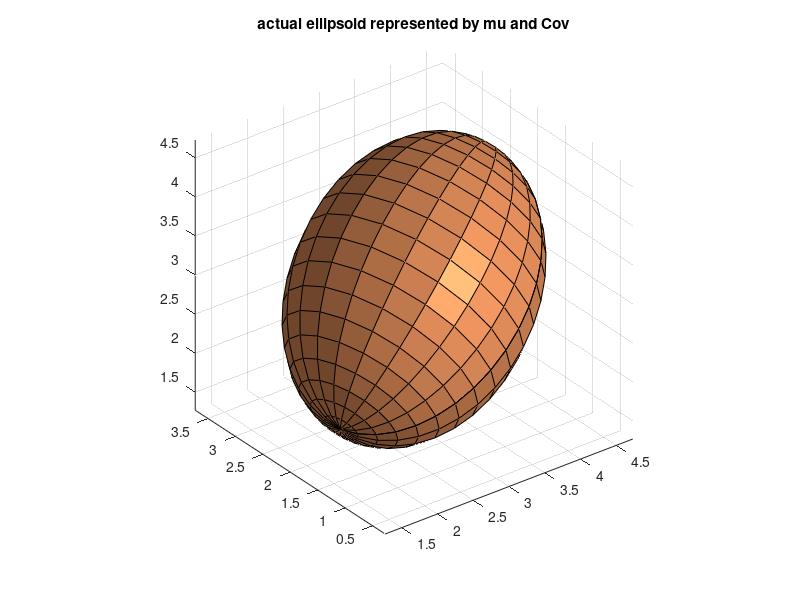

This chart was generated by the following MATLAB code: (Note: this script raises an error after producing the figure.)
% plot 3D ellipsoid
% developed from the original demo by Rajiv Singh
% http://www.mathworks.com/matlabcentral/newsreader/view_thread/42966
% 5 Dec, 2002 13:44:34
% Example data (Cov=covariance,mu=mean) is included.

Cov = [3 0.5 0.3
       0.5 2 0
       0.3 0 3];
mu = [3 2 3]';

[U,L] = eig(Cov);
% L: eigenvalue diagonal matrix
% U: eigen vector matrix, each column is an eigenvector

% For N standard deviations spread of data, the radii of the eliipsoid will
% be given by N*SQRT(eigenvalues).

N = 1; % choose your own N
radii = N*sqrt(diag(L));

% generate data for "unrotated" ellipsoid
[xc,yc,zc] = ellipsoid(0,0,0,radii(1),radii(2),radii(3));

% rotate data with orientation matrix U and center mu
a = kron(U(:,1),xc);
b = kron(U(:,2),yc);
c = kron(U(:,3),zc);

data = a+b+c; n = size(data,2);

x = data(1:n,:)+mu(1);
y = data(n+1:2*n,:)+mu(2);
z = data(2*n+1:end,:)+mu(3);

% now plot the rotated ellipse
% sc = surf(x,y,z); shading interp; colormap copper
h = surfl(x, y, z); colormap copper
title('actual ellipsoid represented by mu and Cov')
axis equal
alpha(0.7)